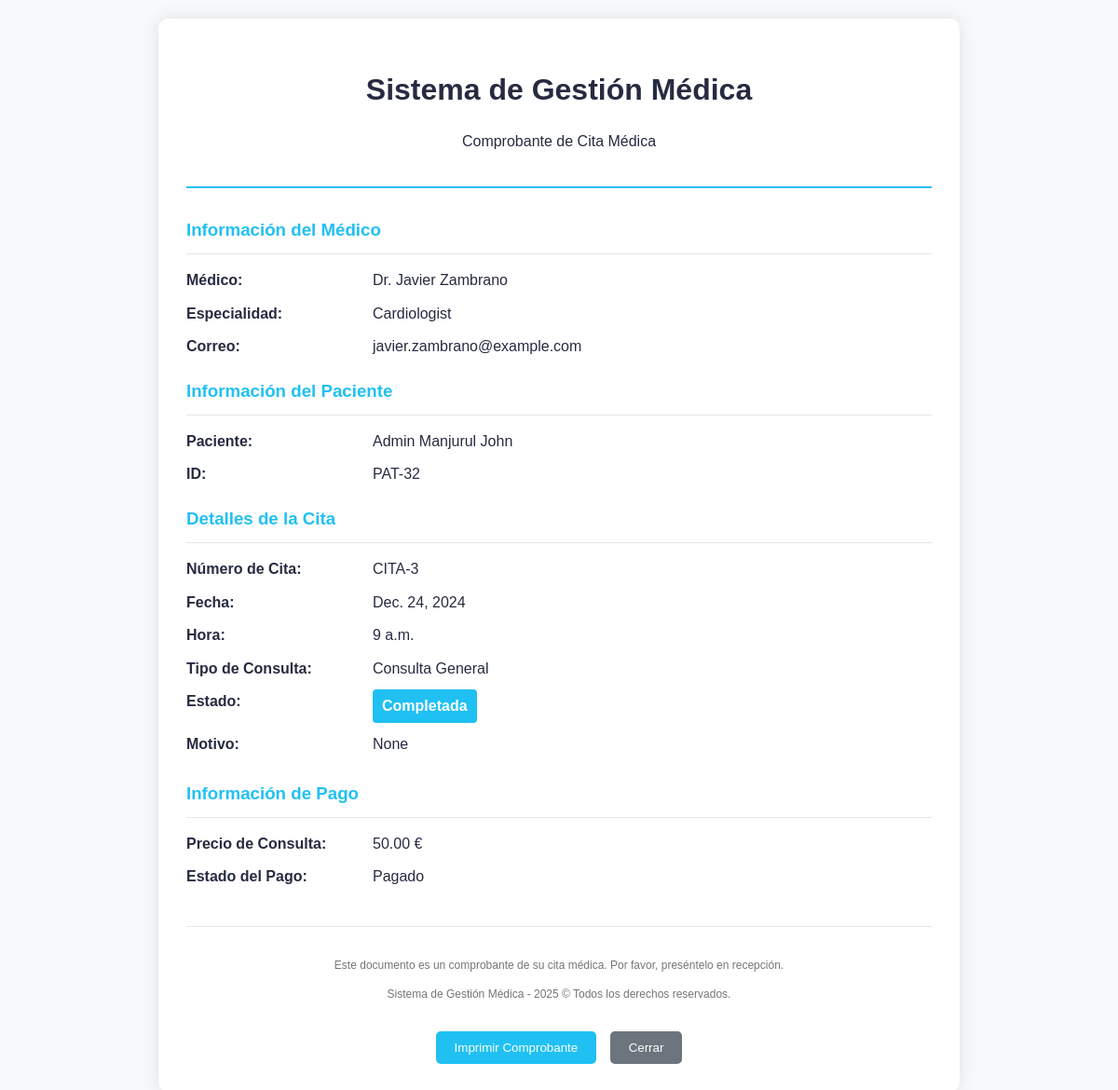
/patients/appointments/3/print/ (signed in), run on an earlier commit of the app's database.
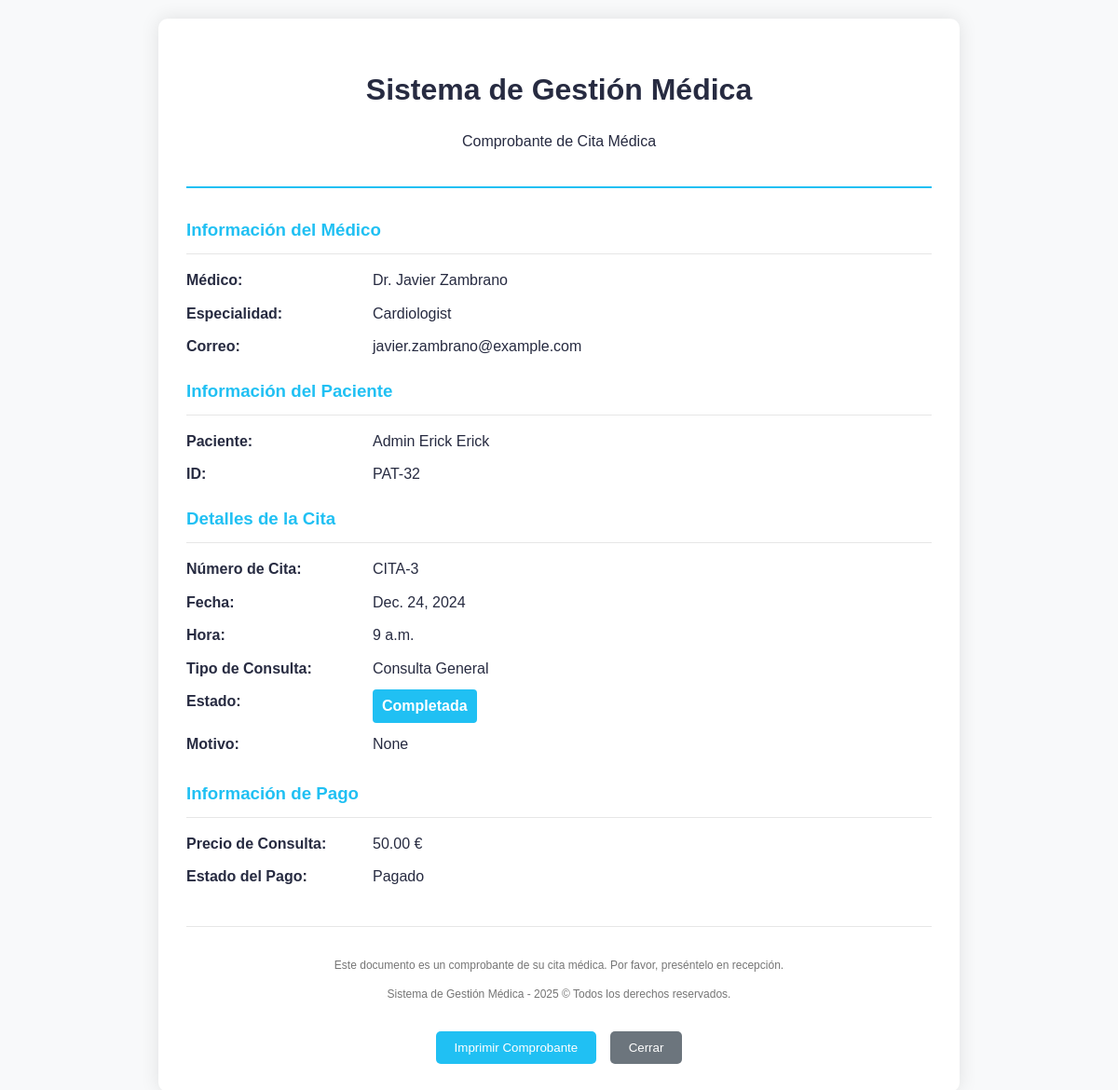
And on a later commit of the database.
### bookings/models.py (models this page shows, shortened)
class Booking(models.Model):
    STATUS_CHOICES = (
        ('pending', 'Pendiente'),
        ('confirmed', 'Confirmada'),
        ('cancelled', 'Cancelada'),
        ('completed', 'Completada'),
        ('no_show', 'No Show'),
    )
    CONSULTATION_TYPES = (
        ('normal', 'Consulta General'),
        ('specialty', 'Consulta por Especialidad'),
    )
    doctor = models.ForeignKey(
        settings.AUTH_USER_MODEL,
        on_delete=models.CASCADE,
        related_name="appointments",
        limit_choices_to={"role": "doctor"},
    )
    patient = models.ForeignKey(
        settings.AUTH_USER_MODEL,
        on_delete=models.CASCADE,
        related_name="patient_appointments",
        limit_choices_to={"role": "patient"},
    )
    appointment_date = models.DateField()
    appointment_time = models.TimeField()
    booking_date = models.DateTimeField(auto_now_add=True)
    status = models.CharField(
        max_length=20,
        choices=STATUS_CHOICES,
        default="pending",
    )
    notes = models.TextField(blank=True, null=True)
    consultation_type = models.CharField(
        max_length=20,
        choices=CONSULTATION_TYPES,
        default="normal",
        verbose_name="Tipo de consulta"
    )
    medical_history_file = models.FileField(
        upload_to='medical_histories/',
        blank=True,
        null=True,
        verbose_name="Archivo de historial médico"
    )
    payment_status = models.BooleanField(
        default=False,
        verbose_name="Estado de pago"
    )
    amount_paid = models.DecimalField(
        max_digits=10,
        decimal_places=2,
        null=True,
        blank=True,
        verbose_name="Monto pagado"
    )
    class Meta:
        ordering = ['-appointment_date', '-appointment_time']
        verbose_name = "Cita"
        verbose_name_plural = "Citas"
    @property
    def price(self):
        if hasattr(self, 'consultation_type') and self.consultation_type == 'specialty':
            return "100.00"
        return "50.00"
    class Meta:
        ordering = ["-appointment_date", "-appointment_time"]
        verbose_name = "Cita"
        verbose_name_plural = "Citas"
        unique_together = ["doctor", "appointment_date", "appointment_time"]

### accounts/models.py (models this page shows, shortened)
class User(AbstractUser):
    class RoleChoices(models.TextChoices):
        DOCTOR = "doctor", "Doctor"
        PATIENT = "patient", "Patient"
    username = models.CharField(max_length=30, unique=True)
    role = models.CharField(
        choices=RoleChoices.choices,
        max_length=20,
        default="patient",
        error_messages={"required": "Role must be provided"},
    )
    email = models.EmailField(
        blank=True,
        error_messages={
            "unique": "A user with that email already exists.",
        },
    )
    first_name = models.CharField(max_length=150, blank=True)
    last_name = models.CharField(max_length=150, blank=True)
    registration_number = models.IntegerField(null=True, blank=True)
    USERNAME_FIELD = "username"
    REQUIRED_FIELDS = []
    objects = CustomUserManager()
    def get_full_name(self):
        full_name = "%s %s" % (self.first_name, self.last_name)
        return full_name.strip() or self.username

class Profile(models.Model):
    user = models.OneToOneField(User, on_delete=models.CASCADE, related_name="profile")
    avatar = models.ImageField(default="defaults/user.png", upload_to=profile_photo_directory_path)
    image = models.ImageField(upload_to='profiles/', null=True, blank=True)
    bio = models.TextField(blank=True, null=True)
    phone = models.CharField(max_length=20, blank=True, null=True)
    dob = models.DateField(blank=True, null=True)
    about = models.TextField(blank=True, null=True)
    specialization = models.CharField(max_length=255, blank=True, null=True)
    gender = models.CharField(max_length=10,
                              choices=
                              [("male", "Male"),
                               ("female", "Female"),
                               ("other", "Other")],blank=True,)
    address = models.TextField(blank=True, null=True)
    city = models.CharField(max_length=100, blank=True)
    state = models.CharField(max_length=100, blank=True)
    postal_code = models.CharField(max_length=20, blank=True)
    country = models.CharField(max_length=100, blank=True)
    price_per_consultation = models.DecimalField(max_digits=10, decimal_places=2, null=True, blank=True)
    is_available = models.BooleanField(default=True)
    blood_group = models.CharField(max_length=5,
        choices=[
            ("A+", "A+"),
            ("A-", "A-"),
            ("B+", "B+"),
            ("B-", "B-"),
            ("O+", "O+"),
            ("O-", "O-"),
            ("AB+", "AB+"),
            ("AB-", "AB-"),
        ],
        blank=True,
        null=True,
    )
    allergies = models.TextField(blank=True, null=True)
    medical_conditions = models.TextField(blank=True, null=True)
    experience = models.PositiveIntegerField(default=0)
    @property
    def image(self):
        return (
            self.avatar.url
            if self.avatar.storage.exists(self.avatar.name)
            else f"{settings.MEDIA_URL}defaults/user.png"
        )

### patients/views.py (the view)
class AppointmentPrintView(DetailView):
    model = Booking
    template_name = "patients/appointment-print.html"
    context_object_name = "appointment"
    def get_queryset(self):
        user = self.request.user
        queryset = Booking.objects.select_related(
            "doctor", "doctor__profile", "patient", "patient__profile"
        )
        if user.role == 'doctor':
            return queryset.filter(Q(doctor=user) | Q(patient=user))
        elif user.is_staff:  # Administrador
            return queryset  # Sin filtro, puede ver todas
        else:  # Paciente
            return queryset.filter(patient=user)
    def render_to_response(self, context):
        from django.template.loader import render_to_string
        from django.http import HttpResponse
        html_string = render_to_string(
            self.template_name, context, request=self.request
        )
        return HttpResponse(html_string)

### accounts/managers.py (called while the page is built)
    def get(self, *args, **kwargs):
        return super().select_related("profile").get(*args, **kwargs)

### templates/patients/appointment-print.html (shortened to what the changed rows need)
<!DOCTYPE html>
<html lang="es">
<head>
</head>
<body>
    <div class="print-container">
        <div class="header">
            <h1>Sistema de Gestión Médica</h1>
        </div>
        <div class="doctor-info section">
            <div class="detail-row">
                <span class="detail-label">Médico:</span>
                <span class="detail-value">Dr. {{ appointment.doctor.get_full_name }}</span>
            </div>
            <div class="detail-row">
                <span class="detail-label">Especialidad:</span>
                <span class="detail-value">{{ appointment.doctor.profile.specialization }}</span>
            </div>
            <div class="detail-row">
                <span class="detail-label">Correo:</span>
                <span class="detail-value">{{ appointment.doctor.email }}</span>
            </div>
        </div>
        <div class="patient-info section">
            <div class="detail-row">
                <span class="detail-label">Paciente:</span>
                <span class="detail-value">{{ appointment.patient.get_full_name }}</span>
            </div>
            <div class="detail-row">
                <span class="detail-label">ID:</span>
                <span class="detail-value">PAT-{{ appointment.patient.id }}</span>
            </div>
        </div>
        <div class="appointment-details section">
            <div class="detail-row">
                <span class="detail-label">Número de Cita:</span>
                <span class="detail-value">CITA-{{ appointment.id }}</span>
            </div>
            <div class="detail-row">
                <span class="detail-label">Fecha:</span>
                <span class="detail-value">{{ appointment.appointment_date }}</span>
            </div>
            <div class="detail-row">
                <span class="detail-label">Hora:</span>
                <span class="detail-value">{{ appointment.appointment_time }}</span>
            </div>
            <div class="detail-row">
                <span class="detail-label">Tipo de Consulta:</span>
                <span class="detail-value">{{ appointment.get_consultation_type_display|default:"Consulta General" }}</span>
            </div>
            <div class="detail-row">
                <span class="detail-value">
                    <span class="status status-{{ appointment.status }}">{{ appointment.get_status_display }}</span>
                </span>
            </div>
            <div class="detail-row">
                <span class="detail-label">Motivo:</span>
                <span class="detail-value">{{ appointment.reason|default:appointment.notes }}</span>
            </div>
        </div>
        <div class="section">
            <div class="detail-row">
                <span class="detail-label">Precio de Consulta:</span>
                <span class="detail-value">{{ appointment.price|default:"50.00" }} €</span>
            </div>
        </div>
    </div>
</body>
</html>

What changed in the data, as far as the page shows it:
changed through a linked row, Booking "Consulta General": patient.get_full_name "Admin Manjurul John" → "Admin Erick Erick"
